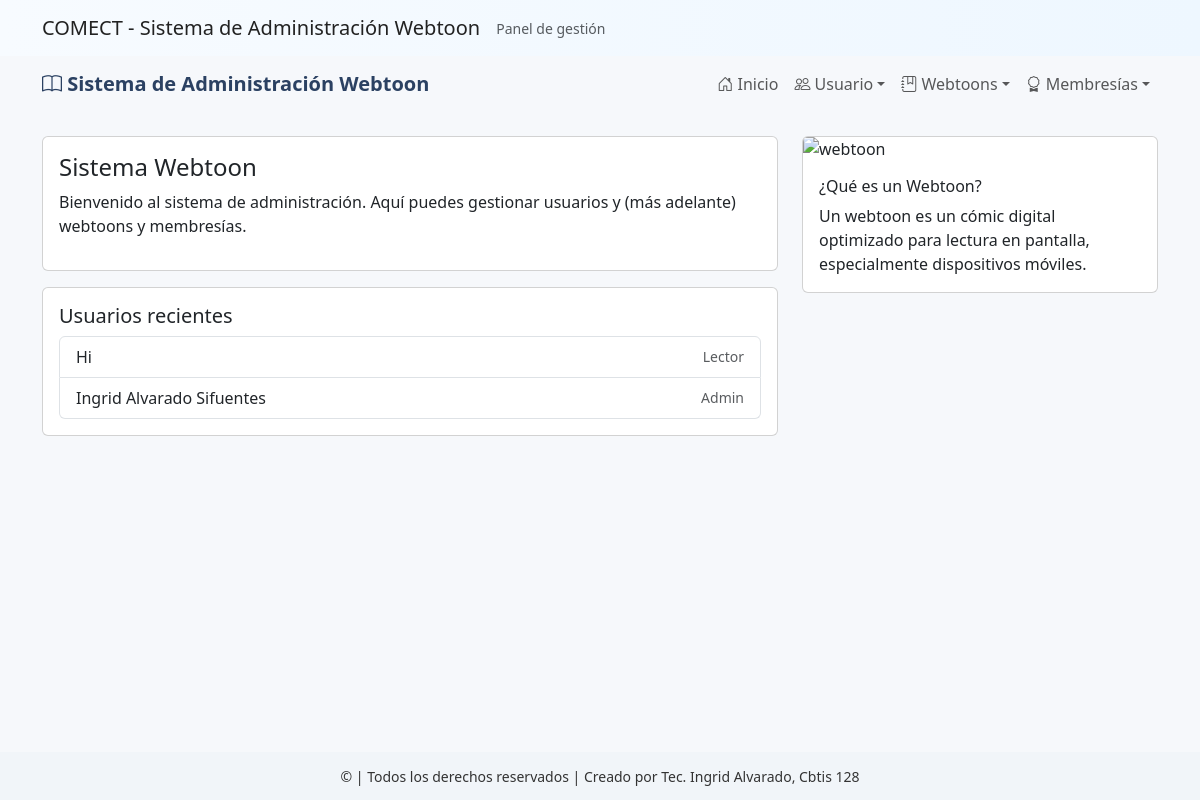
The page / on the database its author committed.
### app_Webtoon/models.py (models this page shows, shortened)
class Usuario(models.Model):
    nombre_usuario = models.CharField(max_length=50)
    email = models.EmailField(unique=True)
    contraseña = models.CharField(max_length=128)
    fecha_registro = models.DateTimeField(auto_now_add=True)
    avatar = models.URLField(max_length=255, null=True, blank=True)
    biografia = models.TextField(blank=True, null=True)
    tipo_usuario = models.CharField(
        max_length=20,
        choices=[
            ('Lector', 'Lector'),
            ('Autor', 'Autor'),
            ('Admin', 'Admin')
        ],
        default='Lector'
    )

### app_Webtoon/views.py (the view)
# urls.py: path('', views.inicio_webtoon, name='inicio'),
def inicio_webtoon(request):
    usuarios = Usuario.objects.all().order_by('-fecha_registro')
    webtoons = Webtoon.objects.all().order_by('-fecha_publicacion')
    return render(request, 'inicio.html', {'usuarios': usuarios, 'webtoons': webtoons})

### app_Webtoon/templates/inicio.html (shortened to what this page needs)
{% extends 'base.html' %}
{% block content %}
<div class="row">
  <div class="col-md-8">
    <div class="card mb-3">
      <div class="card-body">
        <h4>Sistema Webtoon</h4>
        <p>Bienvenido al sistema de administración. Aquí puedes gestionar usuarios y (más adelante) webtoons y membresías.</p>
      </div>
    </div>
    <div class="card">
      <div class="card-body">
        <h5>Usuarios recientes</h5>
        {% if usuarios %}
          <ul class="list-group">
            {% for u in usuarios|slice:":5" %}
              <li class="list-group-item d-flex justify-content-between align-items-center">
                {{ u.nombre_usuario }} <span class="text-muted small">{{ u.tipo_usuario }}</span>
              </li>
            {% endfor %}
          </ul>
        {% else %}
          <p class="text-muted">No hay usuarios aún.</p>
        {% endif %}
      </div>
    </div>
  </div>
  <div class="col-md-4">
    <div class="card">
      <img src="https://images.pexels.com/photos/459653/pexels-photo-459653.jpeg" class="card-img-top" alt="webtoon">
      <div class="card-body">
        <h6 class="card-title">¿Qué es un Webtoon?</h6>
        <p class="card-text">Un webtoon es un cómic digital optimizado para lectura en pantalla, especialmente dispositivos móviles.</p>
      </div>
    </div>
  </div>
</div>
{% endblock %}

### app_Webtoon/templates/base.html (style rules this page uses)
:root { --bg-soft:#f6f8fb; --card:#ffffff; --accent:#7aa7d9; --muted:#6b7280; }
body { background: var(--bg-soft); color: #222; }

### rows shown on the page
Usuario: nombre_usuario "Hi", tipo_usuario "Lector"
Usuario: nombre_usuario "Ingrid Alvarado Sifuentes", tipo_usuario "Admin"
